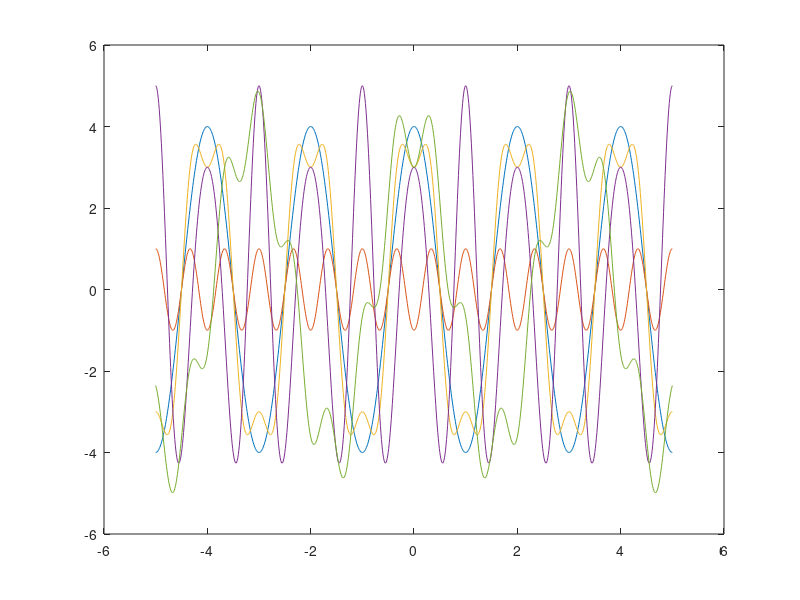

Recreate this plot in MATLAB.
% problem 9

x_axis = -5:0.01:5;

x_1t = (4*cos(pi*x_axis));

x_2t = (-sin((3*pi*x_axis)+(pi/2)));



plot(x_axis, x_1t); % T1t=2s
hold all
plot(x_axis, x_2t); % T2t=0.66s
hold all
plot(x_axis, (x_1t + x_2t)); % yes, Txt=2s

%p9_c: T=12

%p9_d:
x_1t = (4*cos(2*pi*x_axis));
x_2t = (-sin((3*pi*x_axis)+(pi/2)));
hold all
plot(x_axis, (x_1t + x_2t)); % yes

x_1t = (4*cos(2*x_axis));
x_2t = (-sin((3*pi*x_axis)+(pi/2)));
hold all
plot(x_axis, (x_1t + x_2t)); % yes
